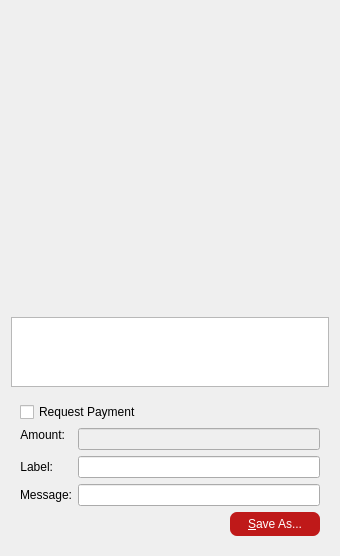
<?xml version="1.0" encoding="UTF-8"?>
<ui version="4.0">
 <class>QRCodeDialog</class>
 <widget class="QDialog" name="QRCodeDialog">
  <property name="geometry">
   <rect>
    <x>0</x>
    <y>0</y>
    <width>340</width>
    <height>556</height>
   </rect>
  </property>
  <property name="windowTitle">
   <string>QR Code Dialog</string>
  </property>
  <layout class="QVBoxLayout" name="verticalLayout_3">
   <item>
    <widget class="QLabel" name="lblQRCode">
     <property name="sizePolicy">
      <sizepolicy hsizetype="Expanding" vsizetype="Expanding">
       <horstretch>0</horstretch>
       <verstretch>0</verstretch>
      </sizepolicy>
     </property>
     <property name="minimumSize">
      <size>
       <width>300</width>
       <height>300</height>
      </size>
     </property>
     <property name="textFormat">
      <enum>Qt::PlainText</enum>
     </property>
     <property name="alignment">
      <set>Qt::AlignCenter</set>
     </property>
     <property name="wordWrap">
      <bool>true</bool>
     </property>
    </widget>
   </item>
   <item>
    <widget class="QPlainTextEdit" name="outUri">
     <property name="sizePolicy">
      <sizepolicy hsizetype="Expanding" vsizetype="Minimum">
       <horstretch>0</horstretch>
       <verstretch>0</verstretch>
      </sizepolicy>
     </property>
     <property name="minimumSize">
      <size>
       <width>0</width>
       <height>50</height>
      </size>
     </property>
     <property name="tabChangesFocus">
      <bool>true</bool>
     </property>
     <property name="textInteractionFlags">
      <set>Qt::TextSelectableByKeyboard|Qt::TextSelectableByMouse</set>
     </property>
    </widget>
   </item>
   <item>
    <widget class="QWidget" name="widget" native="true">
     <layout class="QVBoxLayout" name="verticalLayout_2">
      <item>
       <widget class="QCheckBox" name="chkReqPayment">
        <property name="enabled">
         <bool>true</bool>
        </property>
        <property name="text">
         <string>Request Payment</string>
        </property>
       </widget>
      </item>
      <item>
       <layout class="QFormLayout" name="formLayout">
        <property name="fieldGrowthPolicy">
         <enum>QFormLayout::AllNonFixedFieldsGrow</enum>
        </property>
        <item row="1" column="0">
         <widget class="QLabel" name="lblLabel">
          <property name="text">
           <string>Label:</string>
          </property>
          <property name="textFormat">
           <enum>Qt::PlainText</enum>
          </property>
          <property name="alignment">
           <set>Qt::AlignRight|Qt::AlignTrailing|Qt::AlignVCenter</set>
          </property>
          <property name="buddy">
           <cstring>lnLabel</cstring>
          </property>
         </widget>
        </item>
        <item row="1" column="1">
         <widget class="QLineEdit" name="lnLabel"/>
        </item>
        <item row="2" column="0">
         <widget class="QLabel" name="lblMessage">
          <property name="text">
           <string>Message:</string>
          </property>
          <property name="textFormat">
           <enum>Qt::PlainText</enum>
          </property>
          <property name="alignment">
           <set>Qt::AlignRight|Qt::AlignTrailing|Qt::AlignVCenter</set>
          </property>
          <property name="buddy">
           <cstring>lnMessage</cstring>
          </property>
         </widget>
        </item>
        <item row="2" column="1">
         <widget class="QLineEdit" name="lnMessage"/>
        </item>
        <item row="0" column="0">
         <widget class="QLabel" name="lblAmount">
          <property name="sizePolicy">
           <sizepolicy hsizetype="Preferred" vsizetype="Maximum">
            <horstretch>0</horstretch>
            <verstretch>0</verstretch>
           </sizepolicy>
          </property>
          <property name="text">
           <string>Amount:</string>
          </property>
          <property name="textFormat">
           <enum>Qt::PlainText</enum>
          </property>
          <property name="alignment">
           <set>Qt::AlignRight|Qt::AlignTrailing|Qt::AlignVCenter</set>
          </property>
          <property name="buddy">
           <cstring>lnReqAmount</cstring>
          </property>
         </widget>
        </item>
        <item row="0" column="1">
         <widget class="BitcoinAmountField" name="lnReqAmount">
          <property name="enabled">
           <bool>false</bool>
          </property>
          <property name="minimumSize">
           <size>
            <width>80</width>
            <height>0</height>
           </size>
          </property>
         </widget>
        </item>
       </layout>
      </item>
      <item>
       <layout class="QHBoxLayout" name="horizontalLayout">
        <item>
         <spacer name="horizontalSpacer">
          <property name="orientation">
           <enum>Qt::Horizontal</enum>
          </property>
          <property name="sizeHint" stdset="0">
           <size>
            <width>40</width>
            <height>20</height>
           </size>
          </property>
         </spacer>
        </item>
        <item>
         <widget class="QPushButton" name="btnSaveAs">
          <property name="styleSheet">
           <string notr="true">QPushButton {
 color: white;
 background-color: #BF1919;
 border-width: 0px;
 border-color: #339;
 border-style: solid;
 border-radius: 7;
 padding: 3px;
 font-size: 12px;
 padding-left: 5px;
 padding-right: 5px;
 min-width: 80px;
 max-width:150px;
 min-height: 18px;
 max-height: 18px;
}

QPushButton:!enabled {
	background-color: #769597;
}

QPushButton:hover {
	background-color: #990000;
}

QPushButton:pressed:flat {
	background-color: #00a99d;
}</string>
          </property>
          <property name="text">
           <string>&amp;Save As...</string>
          </property>
         </widget>
        </item>
       </layout>
      </item>
     </layout>
    </widget>
   </item>
  </layout>
 </widget>
 <customwidgets>
  <customwidget>
   <class>BitcoinAmountField</class>
   <extends>QLineEdit</extends>
   <header>bitcoinamountfield.h</header>
   <container>1</container>
  </customwidget>
 </customwidgets>
 <resources/>
 <connections>
  <connection>
   <sender>chkReqPayment</sender>
   <signal>clicked(bool)</signal>
   <receiver>lnReqAmount</receiver>
   <slot>setEnabled(bool)</slot>
   <hints>
    <hint type="sourcelabel">
     <x>92</x>
     <y>285</y>
    </hint>
    <hint type="destinationlabel">
     <x>98</x>
     <y>311</y>
    </hint>
   </hints>
  </connection>
 </connections>
</ui>
